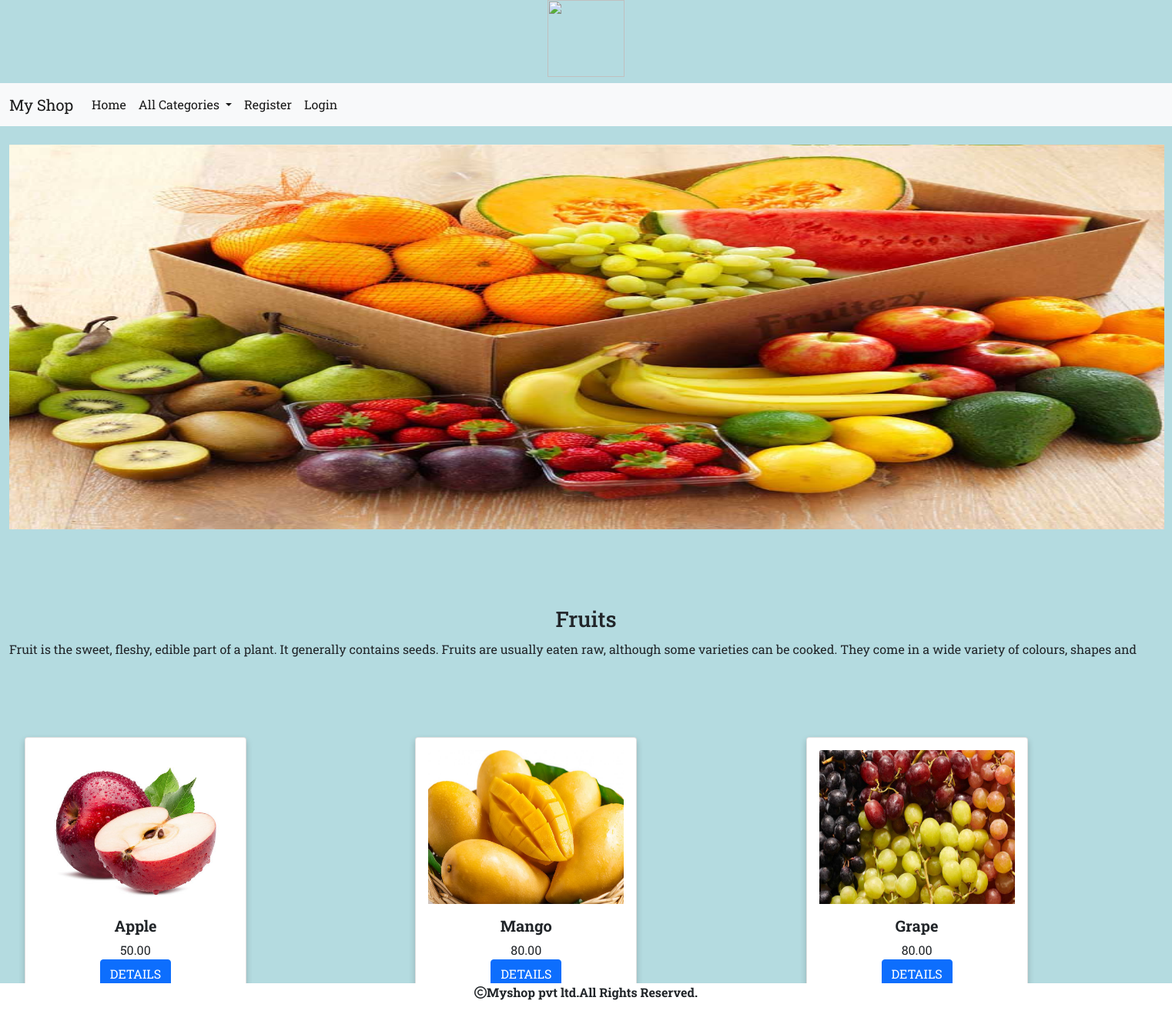
The page /allproducts/Fruits on the database its author committed.
### shop/models.py (models this page shows, shortened)
class Category(models.Model):
    name=models.CharField(max_length=200)
    des=models.CharField(max_length=200)
    image=models.ImageField(upload_to='shop/categories',blank=True,null=True)

class Product(models.Model):
    name = models.CharField(max_length=200)
    des = models.CharField(max_length=200)
    image = models.ImageField(upload_to='shop/products', blank=True, null=True)
    price=models.DecimalField(max_digits=10,decimal_places=2)
    category=models.ForeignKey(Category,on_delete=models.CASCADE)
    stock=models.IntegerField()
    available=models.BooleanField(default=True)
    created=models.DateTimeField(auto_now_add=True)
    updated=models.DateTimeField(auto_now=True)

### shop/views.py (the view)
# urls.py: path('allproducts/<p>',views.allproducts,name='allproducts'),
def allproducts(request,p):
    c=Category.objects.get(name=p)
    p=Product.objects.filter(category=c)
    return render(request,'product.html',{'c':c,'p':p})

### cart/context_processors.py (called while the page is built, shortened)
def productcount(request):
     item_count=0
     return{'count':item_count}

### shop/context_processors.py (called while the page is built)
def menu_links(request):
    c=Category.objects.all()
    return{'links':c}

### template/product.html
<!DOCTYPE html>
{% extends 'base.html' %}
{% load static %}
{% block content %}
<div class="container-fluid mt-4" style="margin-bottom:100px">
<img src="{{c.image.url}}" height="500px" width="1500px">
</div>
<div class="container-fluid mt-4" style="margin-bottom:100px;">
    <h3 class="text-center">{{c.name}}</h3>
    <p style="line-height:1.8;text-align:justify;">{{ c.des}}</p>
</div>
<div class="container-fluid">
<div class="row">
    {% for i in p %}
    <div class="col-sm-4">
<div class="card" style="width:18rem; margin-left:20px;">
  <img src="{{i.image.url}}" height="200px" width="100%" class="card-img-top" alt="...">
  <div class="card-body">
   <center> <h5 class="card-title" style="font-weight:bold " >{{i.name}}</h5></center>
    <center><p class="card-text">{{i.price}}</p></center>
    <center><a href="{% url 'shop:details' i.name %}" class="btn btn-primary">DETAILS</a></center>
      </div>
    </div>
  </div>
{% endfor %}
</div>
</div>
{% endblock %}

### template/base.html (shortened to what this page needs)
<!DOCTYPE html>
{% load static %}
<html lang="en">
<head>
  <link href="https://cdn.jsdelivr.net/npm/bootstrap@5.0.2/dist/css/bootstrap.min.css" rel="stylesheet">
 <link rel="stylesheet" href="{% static 'css/a.css' %}">
    <link rel="stylesheet" href="https://cdnjs.cloudflare.com/ajax/libs/font-awesome/6.5.1/css/all.min.css" />
</head>
<body>
<header>
    <center>
    <img src="{% static 'images/logo2.png' %}" class="mb-2" height="100px" width="100px">
        </center>
    <nav class="navbar navbar-expand-lg navbar-light bg-light">
  <div class="container-fluid">
    <a class="navbar-brand" href="#">My Shop</a>
    <div class="collapse navbar-collapse" id="navbarSupportedContent">
      <ul class="navbar-nav me-auto mb-2 mb-lg-0">
        <li class="nav-item">
          <a class="nav-link active" aria-current="page" href="{% url 'shop:allcategories' %}">Home</a>
        </li>
          <li class="nav-item dropdown">
          <a class="nav-link dropdown-toggle" href="#" id="navbarDropdown" role="button" data-bs-toggle="dropdown" aria-expanded="false">
            All Categories
          </a>
            </li>
      {% if user.is_authenticated %}
          {% if user.is_superuser == False %}
          <li class="nav-item">
          <a class="nav-link active" aria-current="page" href="{% url 'cart:cartview' %}"><i class="fa-solid fa-cart-shopping"></i><sub>{{count}}<sub></a>
        </li>
          <li class="nav-item">
          <a class="nav-link active" aria-current="page" href="{% url 'cart:orderview' %}">Your Orders</a>
        </li>
{% endif %}
          </li>
          <li class="nav-item">
          <a class="nav-link active" aria-current="page" href="{% url 'shop:user_logout' %}">Logout</a>
        </li>
      </ul>
      <form class="d-flex" method="POST" action="{% url 'search:search' %}">
          {% csrf_token %}
        <input class="form-control me-2" type="search" name="q" placeholder="Search" aria-label="Search">
        <button class="btn btn-outline-info" type="submit">Search</button>
      </form>
        {% else %}
           <li class="nav-item">
          <a class="nav-link active" aria-current="page" href="{% url 'shop:register' %}">Register</a>
        </li>
           <li class="nav-item">
          <a class="nav-link active" aria-current href="{% url 'shop:user_login' %}">Login</a>
        </li>
{% endif %}
    </div>
  </div>
</nav>
</header>
  {% block content %}
{% endblock %}
<footer>
<div>
    <p><i class="fa-regular fa-copyright"></i>Myshop pvt ltd.All Rights Reserved.</p>
</div>
</footer>
</body>
</html>

### static/css/a.css (style rules this page uses)
body { background-color:#b4dbe0; font-family: 'Roboto Slab', serif; }
.navbar-light .navbar-nav .nav-link { color:rgba(0,0,0,.9); }
footer { height:40px; width:100%; background-color:white; position:fixed; bottom:0; left:0; text-align:center; font-weight:bold; }
.card { box-shadow: 0 4px 8px 0 rgba(0,0,0,0.2); padding: 16px; text-align: justify; }

### rows shown on the page
Category: image (picture), name "Fruits", des "Fruit is the sweet, fleshy, edible part of a plant. It generally contains seeds. Fruits are usually eaten raw, although some varieties can be cooked. They come in a wide variety of colours, shapes and"
Product: image (picture), name "Apple", price "50.00"
Product: image (picture), name "Mango", price "80.00"
Product: image (picture), name "Grape", price "80.00"
